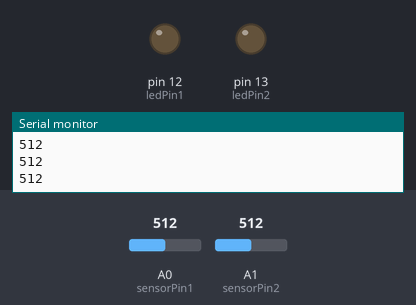
A sketch run on a simulated Arduino Uno, built with avr-gcc and run on an emulated ATmega328P. Parts: output pins drawn as LEDs (lit = HIGH), the last lines printed to the serial monitor. Inputs (shaded band) come from the test bench; at power-on: A0 (sensorPin1) = 512, A1 (sensorPin2) = 512.

Above: at 1.2 s.
1.3 s: A0 (sensorPin1) set to 126
2.8 s: A0 (sensorPin1) set to 112
At 3.9 s:
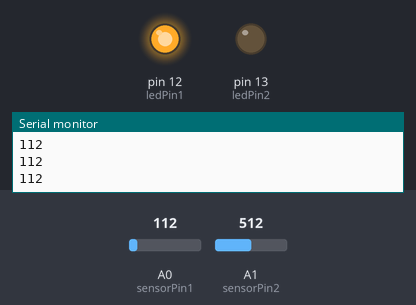
4.3 s: A1 (sensorPin2) set to 129
5.8 s: A1 (sensorPin2) set to 112
At 6.2 s:
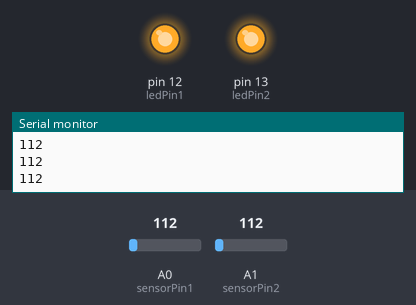
7.3 s: A0 (sensorPin1) set to 122
At 8.4 s:
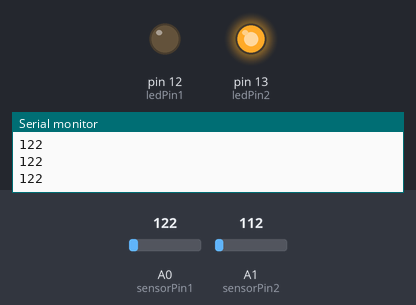
8.8 s: A0 (sensorPin1) set to 0
At 9.6 s:
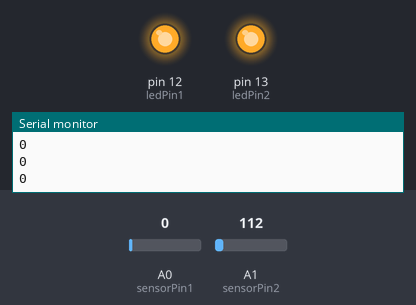
Timing chart, 0 to 11.3 s (numbered marks = the images above; inputs shaded):
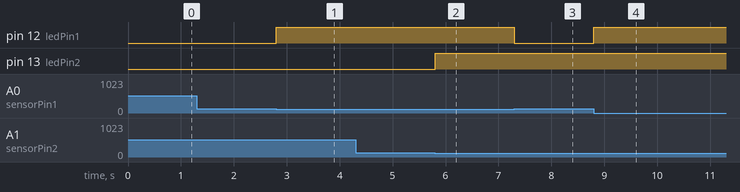

Measured:
- the behaviour switches between 118 and 117 on A0 (sensorPin1) (found by bisection; images 0 and 1)
- the behaviour switches between 118 and 117 on A1 (sensorPin2) (found by bisection; images 1 and 2)
- after the input at 2.8 s, pin 12 (ledPin1): LOW → HIGH at once
- after the input at 5.8 s, pin 13 (ledPin2): LOW → HIGH at once
- after the input at 7.3 s, pin 12 (ledPin1): HIGH → LOW at once
- after the input at 8.8 s, pin 12 (ledPin1): LOW → HIGH at once

The sketch:

ADC_IR_NosePoke.ino
```cpp
/*
  Analog Input

 http://arduino.cc/en/Tutorial/AnalogInput

 */

int sensorPin1 = A0;    // select the input pin for the IR 1
int sensorPin2 = A1;    // select the input pin for the IR 2
int ledPin1 = 12;      // select the pin for the rasp IR 1
int ledPin2 = 13;      // select the pin for the rasp IR 2
int sensorValue1 = 0;  // variable to store the value coming from the sensor 1
int sensorValue2 = 0;  // variable to store the value coming from the sensor 2

void setup() {
  // declare the ledPin as an OUTPUT:
  pinMode(ledPin1, OUTPUT);
  pinMode(ledPin2, OUTPUT);
  Serial.begin(9600);
}

void loop() {
  // read the value from the sensor:
  sensorValue1 = analogRead(sensorPin1);
  sensorValue2 = analogRead(sensorPin2);
  if (sensorValue1 >= 118) {
    digitalWrite(ledPin1, LOW);
    }
  else {
    digitalWrite(ledPin1, HIGH);
      }
  if (sensorValue2 >= 118) {
    digitalWrite(ledPin2, LOW);
    }
  else {
    digitalWrite(ledPin2, HIGH);
      }
   Serial.println(sensorValue1);
}
```
